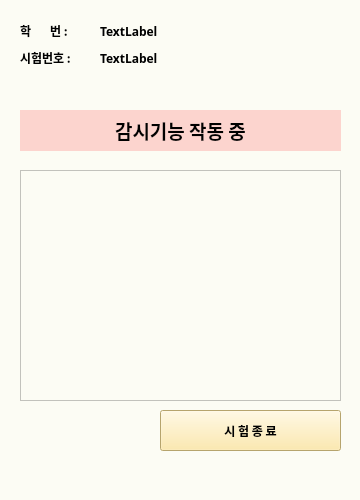
<?xml version="1.0" encoding="UTF-8"?>
<ui version="4.0">
 <class>startExam</class>
 <widget class="QMainWindow" name="startExam">
  <property name="geometry">
   <rect>
    <x>0</x>
    <y>0</y>
    <width>360</width>
    <height>500</height>
   </rect>
  </property>
  <property name="minimumSize">
   <size>
    <width>360</width>
    <height>480</height>
   </size>
  </property>
  <property name="mouseTracking">
   <bool>false</bool>
  </property>
  <property name="windowTitle">
   <string>WatchU</string>
  </property>
  <property name="styleSheet">
   <string notr="true">background-color:rgb(252, 252, 244)</string>
  </property>
  <widget class="QWidget" name="centralwidget">
   <property name="minimumSize">
    <size>
     <width>360</width>
     <height>480</height>
    </size>
   </property>
   <widget class="QLabel" name="label_sn_title">
    <property name="geometry">
     <rect>
      <x>20</x>
      <y>23</y>
      <width>64</width>
      <height>15</height>
     </rect>
    </property>
    <property name="font">
     <font>
      <family>NanumSquareRoundB</family>
      <weight>75</weight>
      <bold>true</bold>
     </font>
    </property>
    <property name="text">
     <string>학       번 :</string>
    </property>
   </widget>
   <widget class="QLabel" name="label_en_title">
    <property name="geometry">
     <rect>
      <x>20</x>
      <y>50</y>
      <width>64</width>
      <height>15</height>
     </rect>
    </property>
    <property name="font">
     <font>
      <family>나눔스퀘어라운드 Bold</family>
      <weight>75</weight>
      <bold>true</bold>
     </font>
    </property>
    <property name="text">
     <string>시험번호 :</string>
    </property>
   </widget>
   <widget class="QPushButton" name="finishButton">
    <property name="geometry">
     <rect>
      <x>160</x>
      <y>410</y>
      <width>181</width>
      <height>41</height>
     </rect>
    </property>
    <property name="font">
     <font>
      <family>나눔스퀘어라운드 Bold</family>
      <weight>75</weight>
      <bold>true</bold>
     </font>
    </property>
    <property name="accessibleName">
     <string>finishButton</string>
    </property>
    <property name="styleSheet">
     <string notr="true">background-color:rgb(255, 230, 153)</string>
    </property>
    <property name="text">
     <string>시 험 종 료</string>
    </property>
    <property name="autoDefault">
     <bool>true</bool>
    </property>
    <property name="flat">
     <bool>false</bool>
    </property>
   </widget>
   <widget class="QLabel" name="label_sn_set">
    <property name="geometry">
     <rect>
      <x>100</x>
      <y>23</y>
      <width>71</width>
      <height>16</height>
     </rect>
    </property>
    <property name="font">
     <font>
      <family>나눔스퀘어라운드 Bold</family>
      <weight>75</weight>
      <bold>true</bold>
     </font>
    </property>
    <property name="text">
     <string>TextLabel</string>
    </property>
   </widget>
   <widget class="QLabel" name="label_en_set">
    <property name="geometry">
     <rect>
      <x>100</x>
      <y>50</y>
      <width>71</width>
      <height>16</height>
     </rect>
    </property>
    <property name="font">
     <font>
      <family>나눔스퀘어라운드 Bold</family>
      <weight>75</weight>
      <bold>true</bold>
     </font>
    </property>
    <property name="text">
     <string>TextLabel</string>
    </property>
   </widget>
   <widget class="QLabel" name="exam_ongoing_alert">
    <property name="geometry">
     <rect>
      <x>20</x>
      <y>110</y>
      <width>321</width>
      <height>41</height>
     </rect>
    </property>
    <property name="font">
     <font>
      <family>나눔스퀘어_ac Bold</family>
      <pointsize>14</pointsize>
      <weight>75</weight>
      <bold>true</bold>
     </font>
    </property>
    <property name="styleSheet">
     <string notr="true">background-color:rgba(255, 0, 0, 40)</string>
    </property>
    <property name="text">
     <string>감시기능 작동 중</string>
    </property>
    <property name="alignment">
     <set>Qt::AlignCenter</set>
    </property>
   </widget>
   <widget class="QTableWidget" name="logList">
    <property name="geometry">
     <rect>
      <x>20</x>
      <y>170</y>
      <width>321</width>
      <height>231</height>
     </rect>
    </property>
    <property name="minimumSize">
     <size>
      <width>321</width>
      <height>0</height>
     </size>
    </property>
   </widget>
  </widget>
  <widget class="QStatusBar" name="statusbar"/>
 </widget>
 <resources/>
 <connections/>
</ui>
